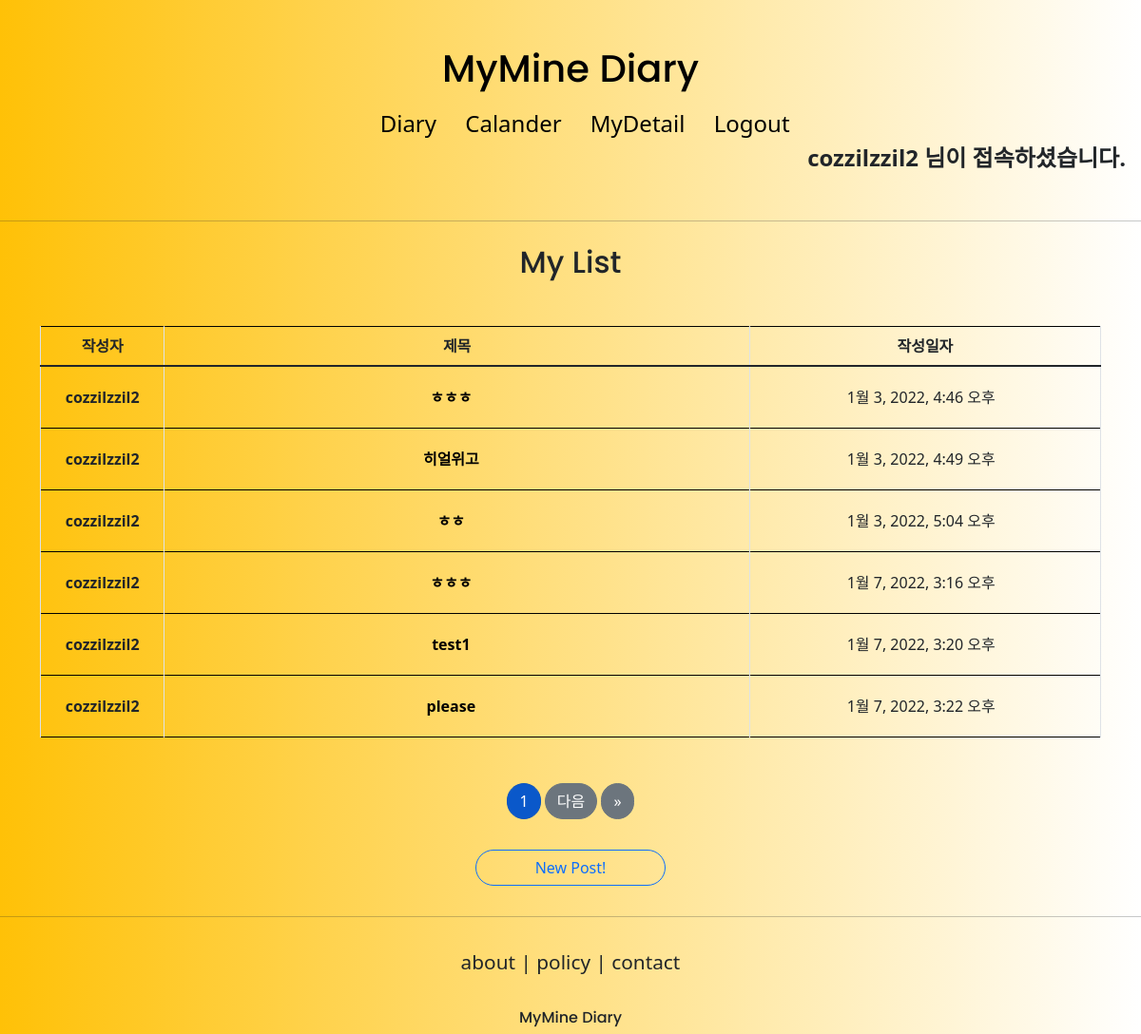
Page /posts/index/ (signed in) on the committed database.
### posts/models.py (models this page shows, shortened)
class Post(models.Model):
    writer = models.ForeignKey(User, on_delete=models.CASCADE, related_name='post',null=True)
    post_title = models.CharField(max_length=120)
    post_image = models.ImageField(upload_to='posts/',blank=False,null=True)
    post_content = models.TextField(null=True)
    today_date = models.DateTimeField(auto_now_add=True, null=True)
    class Meta:
        ordering=['today_date']

### posts/views.py (the view)
# urls.py: path('index/', PostIndexView.as_view(), name='index'),
class PostIndexView(ListView):
    model = Post
    context_object_name = 'post_list'
    template_name = 'posts/index.html'
    paginate_by = 6
    def get_queryset(self):
        posts = Post.objects.filter(writer=self.request.user).values_list('writer')
        post_list = Post.objects.filter(writer__in=posts)
        return post_list

### posts/templates/posts/index.html
{% extends 'base.html' %}
{% block content %}
<h2 style="text-align:center; font-family: 'Poppins', sans-serif;" class="mb-4 mt-4">
    My List
</h2>
    {% if post_list %}
    <div class="container my-5">
    <table class="table table-bordered">
        <thead style="border-top: 1px solid black; border-bottom: 1px solid black">
        <tr style="text-align:center" class="thead-dark">
            <th scope="row" style="width:10%">작성자</th>
            <th scope="row" style="width:50%">제목</th>
            <th scope="row" style="width:30%">작성일자</th>
            </tr>
         </thead>
        {% for post in post_list %}
            <div>
            <tr style="border-top: 1px solid black; border-bottom: 1px solid black" class="text-center">
                <th style="padding:20px">
                    <span>{{ post.writer }}</span>
                </th>
                <th style="padding: 20px">
                    <a href=" {% url 'posts:detail' pk=post.pk %}">
                        <span>{{ post.post_title }}</span></a>&nbsp;&nbsp;&nbsp;
                </th>
                <td style="padding:20px">
                    <span>{{ post.today_date }}&nbsp;&nbsp;</span>
                </td>
         </tr>
            </div>
    {% endfor %}
        </table>
    </div>
    {% else %}
        <div style="text-align:center; margin: 4rem auto">
        <h3> No posts..</h3>
        </div>
    {% endif %}
{% include 'snippets/pagination.html' with page_obj=page_obj %}
<div style="text-align:center; pont-weight:bold">
    <a href="{% url 'posts:create' %}" class="btn btn-outline-primary rounded-pill col-2 mt-3 mb-3">
        New Post!
    </a>
</div>
{% endblock %}

### templates/header.html
<body style="background: #fff; background: -webkit-linear-gradient(to right, #ffc107, #fff); background: linear-gradient(to right, #ffc107, #fff);">
<div class="mymine_header_div">
    <div class="mymine_header_logo">
    <h1><a href="{% url 'accounts:home' %}">MyMine Diary</a></h1>
    </div>
    <div style="text-decoration-line: none">&emsp;
        {% if not user.is_authenticated %}
        <a href="{% url 'accounts:create' %}">
        SignUp&emsp;
        </a>
        <a href="{% url 'accounts:login' %}">
            Login&emsp;
        </a>
        {% else %}
        <a href="{% url 'posts:index' %}">
            Diary&emsp;
        </a>
        <a href="{% url 'accounts:calander' %}">
            Calander&emsp;
        </a>
        <a href="{% url 'accounts:detail' pk=user.pk %}">
            MyDetail&emsp;
        </a>
        <a href="{% url 'accounts:logout' %}">
            Logout
        </a>
        <p style="text-align:right; font-weight:bold">{{ user.username }} 님이 접속하셨습니다.</p>
        {% endif %}
    </div>
    </div>
</body>

### static/base.css (style rules this page uses)
.mymine_header_logo { font-family: 'Poppins', sans-serif; margin-bottom:1rem; }
.mymine_header_div { text-align:center; font-size:1.5rem; margin:3rem 1rem; }
a { color:black; text-decoration-line:none; }

### rows in the picture
Post: writer "cozzilzzil2", post_title "ㅎㅎㅎ", today_date "1월 3, 2022, 4:46 오후"
Post: writer "cozzilzzil2", post_title "히얼위고", today_date "1월 3, 2022, 4:49 오후"
Post: writer "cozzilzzil2", post_title "ㅎㅎ", today_date "1월 3, 2022, 5:04 오후"
Post: writer "cozzilzzil2", post_title "ㅎㅎㅎ", today_date "1월 7, 2022, 3:16 오후"
Post: writer "cozzilzzil2", post_title "test1", today_date "1월 7, 2022, 3:20 오후"
Post: writer "cozzilzzil2", post_title "please", today_date "1월 7, 2022, 3:22 오후"

### other values in the picture
{{ user.username }} "cozzilzzil2"
{{ page_obj.number }} "1"
